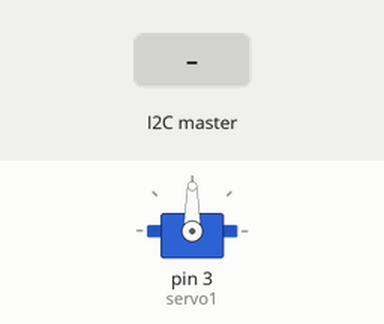
Bench run of a sketch on a simulated Arduino Uno, built with avr-gcc and run on an emulated ATmega328P. Parts: servo. Inputs (shaded band) come from the test bench.

Above: at 1.2 s.
1.3 s: the I2C master sends the byte 1
At 2.4 s:
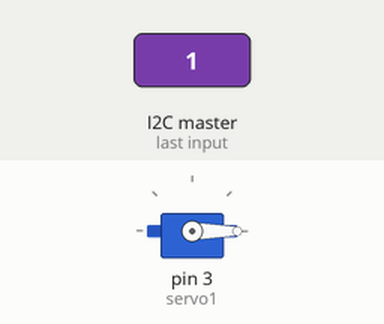
2.8 s: the I2C master sends the byte 200
At 3.6 s:
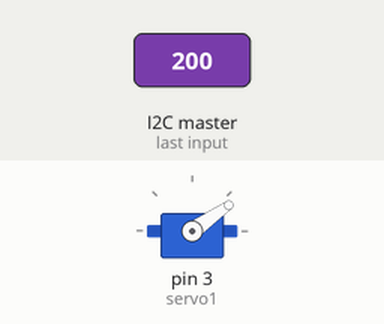
4.3 s: the I2C master sends the byte 0
At 4.7 s:
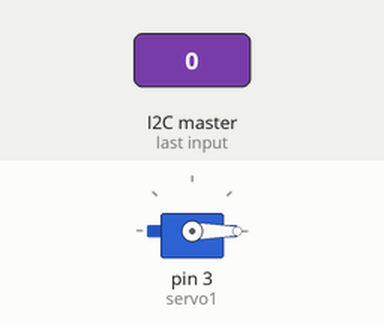
Timing chart, 0 to 7.3 s (numbered marks = the images above; inputs shaded):
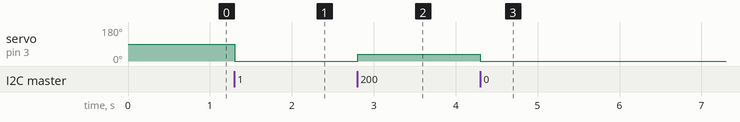

Measured:
- after the input at 1.3 s, servo on pin 3 (servo1): 90° → 0° at once
- after the input at 2.8 s, servo on pin 3 (servo1): 0° → 35° at once
- after the input at 4.3 s, servo on pin 3 (servo1): 35° → 0° at once

The sketch:

I2C_Test__1-Slave-Servos_LED.ino
```cpp
#include <Servo.h> // add the servo library
#include<Wire.h> // Include the required Wire library for I2C<br>
// Definee the servos
Servo servo1;

// Variable to read the values from the analog pins
int joyVal;

void setup() {
  // Attach servos on pins 3, 5
  servo1.attach(3);
  // Start the I2C Bus as Slave on address 9
  Wire.begin(9);
  // Attach a function to trigger when something is received.
  Wire.onReceive(receiveEvent);
}
void receiveEvent(int bytes) {
  joyVal = Wire.read();    // read one character from the I2C
  joyVal = map (joyVal, 0, 1023, 0, 180); // Servo value between 0-180
  servo1.write(joyVal); // Set the servo's position according to the joystick value
  delay(15);
}

void loop() {

}
```
